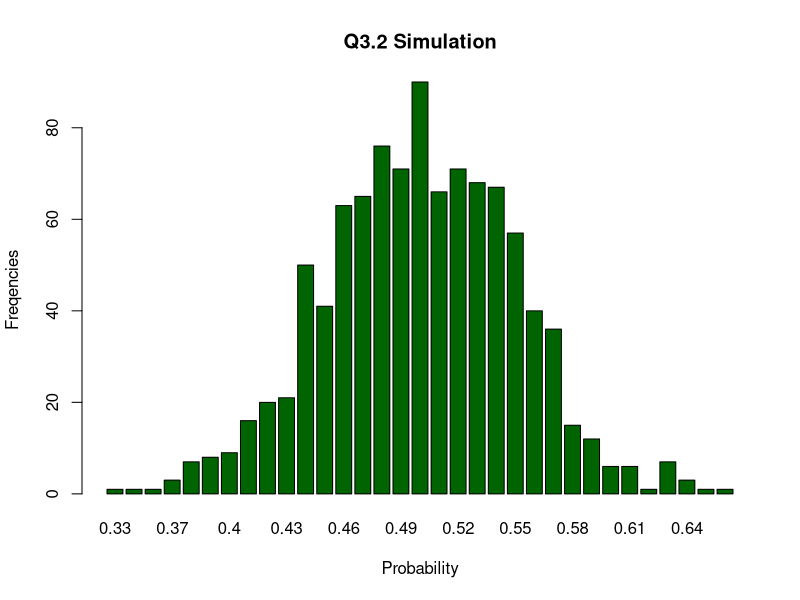
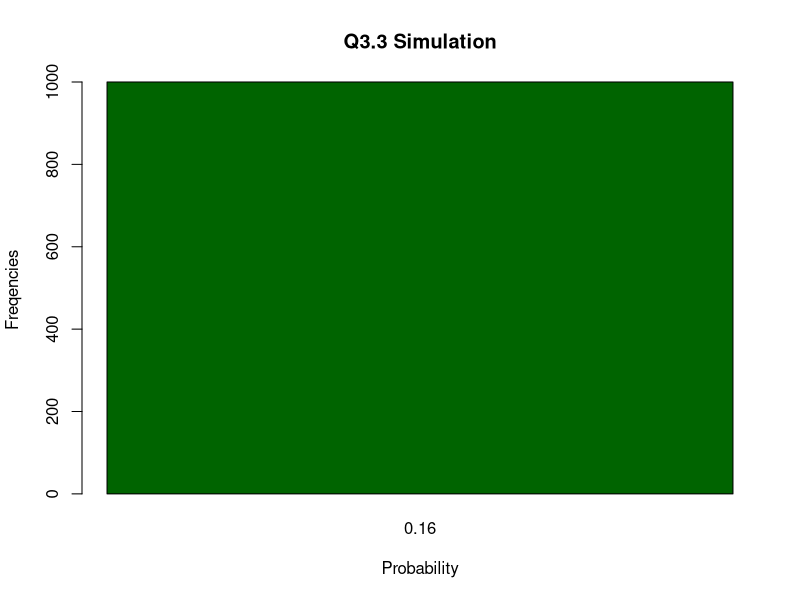

These figures' R source, in order:
#===============Problem 3.4=====================================
#Problem 3.1 Validation 
simulation_size <- 1000
iteration <- 0
prob_vec <- c()
while (iteration < simulation_size){
  tree_size <- 100
  #1 is dead tree is detected by device A
  A <- sample(x=c(1,0), tree_size, 0.8) 
  
  #1 is dead tree is detected by device B
  B <- sample(x=c(1,0), tree_size, 0.9) 
  index <- 1 #in R, vector index is 1 based
  freq <- 0
  while (index <= tree_size){
    if (B[index] == 1 || A[index] == 1){
      freq <- freq + 1
    }
    index <- index + 1
  }
  prob <- freq / tree_size
  prob_vec <- c(prob_vec, prob)
  iteration <- iteration + 1
}


#Problem 3.2 Validation 
iteration <- 0
prob_one_device <- c()
while (iteration < simulation_size){
  tree_size <- 100
  #1 is dead tree is detected by device A
  A <- sample(x=c(1,0), tree_size, 0.8) 
  
  #1 is dead tree is detected by device B
  B <- sample(x=c(1,0), tree_size, 0.9) 
  index <- 1 #in R, vector index is 1 based
  freq <- 0
  while (index <= tree_size){
    if ((B[index] == 1 || A[index] == 1) && !(B[index] == 1 && A[index] == 1)){
      freq <- freq + 1
    }
    index <- index + 1
  }
  prob <- freq / tree_size
  prob_one_device <- c(prob_one_device, prob)
  iteration <- iteration + 1
}
one_device_table <- as.data.frame(table(prob_one_device))
barplot(one_device_table$Freq, col = "darkgreen", names.arg = one_device_table$prob_one_device, xlab = "Probability", ylab = "Freqencies", main = "Q3.2 Simulation")


#Problem 3.3 Validation 
iteration <- 0
prob_locvec <- c()
while (iteration < simulation_size) {
  #1 is dead tree location is pinpointed by device A
  A_locate <- sample(x=c(1,0), tree_size, 0.7) 
  
  #1 is dead tree is pinpointed by device B
  B_locate <- sample(x=c(1,0), tree_size, 0.4) 
  index <- 1 #in R, vector index is 1 based
  freq <- 0
  while (index <= tree_size){
    if (B[index] == 1 && A[index] == 1){
      freq <- freq + 1
    }
    index <- index + 1
  }
  prob <- freq / tree_size
  prob_locvec <- c(prob_locvec, prob)
  iteration <- iteration + 1
}
location_table <- as.data.frame(table(prob_locvec))
barplot(location_table$Freq, col = "darkgreen", names.arg = location_table$prob_locvec, xlab = "Probability", ylab = "Freqencies", main = "Q3.3 Simulation")
